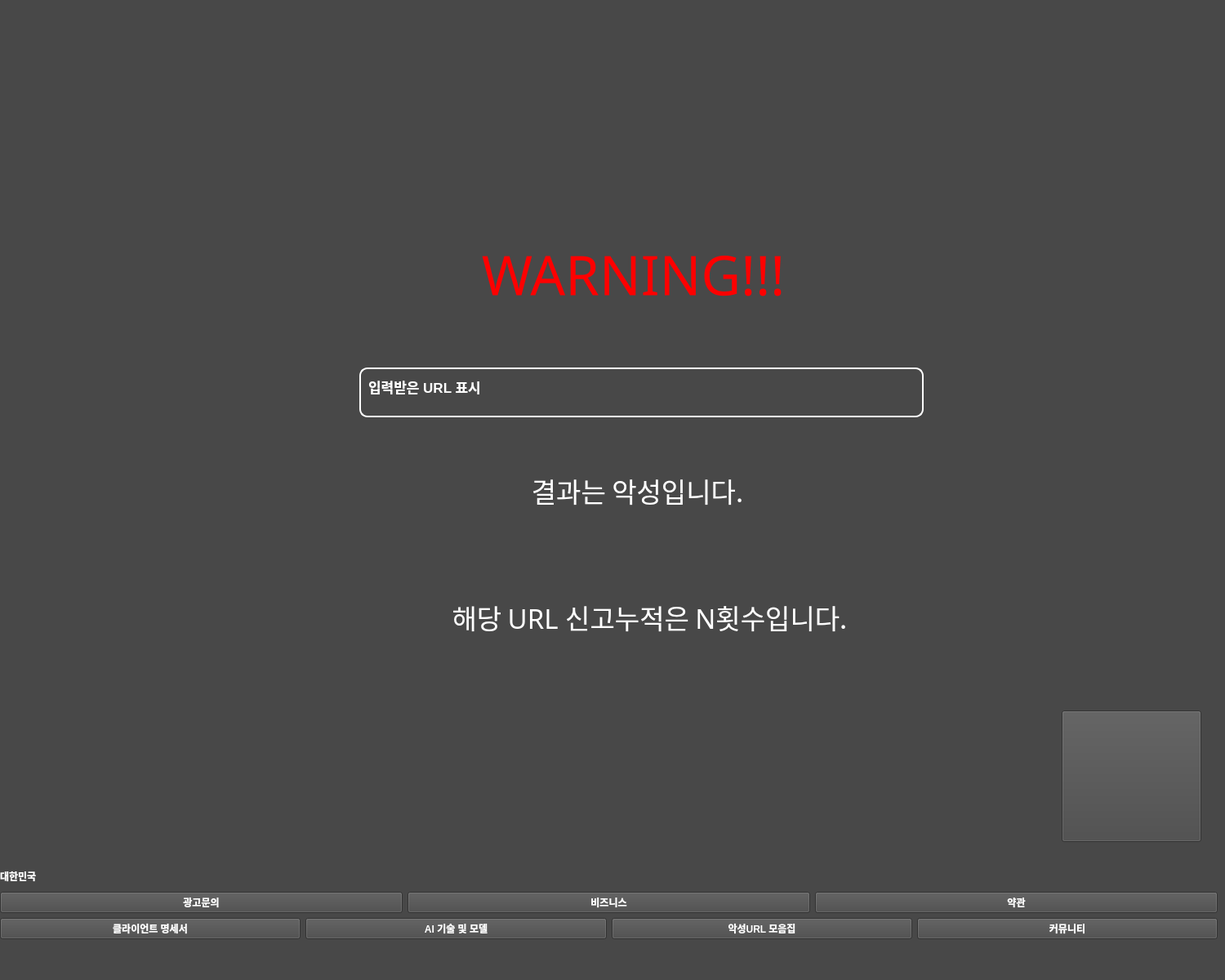
<?xml version="1.0" encoding="UTF-8"?>
<ui version="4.0">
 <class>MainWindow</class>
 <widget class="QMainWindow" name="MainWindow">
  <property name="geometry">
   <rect>
    <x>0</x>
    <y>0</y>
    <width>1500</width>
    <height>1200</height>
   </rect>
  </property>
  <property name="windowTitle">
   <string>WARNING</string>
  </property>
  <property name="windowIcon">
   <iconset>
    <normaloff>해골.jpg</normaloff>해골.jpg</iconset>
  </property>
  <property name="styleSheet">
   <string notr="true">background-color: rgb(72, 72, 72);</string>
  </property>
  <widget class="QWidget" name="centralwidget">
   <widget class="QLabel" name="label">
    <property name="geometry">
     <rect>
      <x>480</x>
      <y>260</y>
      <width>591</width>
      <height>151</height>
     </rect>
    </property>
    <property name="font">
     <font>
      <family>Javanese Text</family>
      <pointsize>50</pointsize>
      <weight>50</weight>
      <bold>false</bold>
     </font>
    </property>
    <property name="styleSheet">
     <string notr="true">color: rgb(255, 0, 0);</string>
    </property>
    <property name="text">
     <string>WARNING!!!</string>
    </property>
    <property name="alignment">
     <set>Qt::AlignCenter</set>
    </property>
   </widget>
   <widget class="QPlainTextEdit" name="plainTextEdit">
    <property name="geometry">
     <rect>
      <x>440</x>
      <y>450</y>
      <width>691</width>
      <height>61</height>
     </rect>
    </property>
    <property name="font">
     <font>
      <pointsize>13</pointsize>
      <weight>75</weight>
      <bold>true</bold>
     </font>
    </property>
    <property name="styleSheet">
     <string notr="true">color: rgb(255, 255, 255);
border: 2px solid white;
border-radius: 10px;     
padding: 5px;</string>
    </property>
    <property name="plainText">
     <string>입력받은 URL 표시</string>
    </property>
    <property name="placeholderText">
     <string>입력받은 URL 표시</string>
    </property>
   </widget>
   <widget class="QLabel" name="label_2">
    <property name="geometry">
     <rect>
      <x>520</x>
      <y>530</y>
      <width>521</width>
      <height>141</height>
     </rect>
    </property>
    <property name="font">
     <font>
      <family>Javanese Text</family>
      <pointsize>25</pointsize>
      <weight>50</weight>
      <bold>false</bold>
     </font>
    </property>
    <property name="layoutDirection">
     <enum>Qt::LeftToRight</enum>
    </property>
    <property name="styleSheet">
     <string notr="true">color: rgb(255, 255, 255);</string>
    </property>
    <property name="text">
     <string>결과는 악성입니다.</string>
    </property>
    <property name="alignment">
     <set>Qt::AlignCenter</set>
    </property>
   </widget>
   <widget class="QLabel" name="label_3">
    <property name="geometry">
     <rect>
      <x>380</x>
      <y>680</y>
      <width>831</width>
      <height>151</height>
     </rect>
    </property>
    <property name="font">
     <font>
      <family>Javanese Text</family>
      <pointsize>25</pointsize>
      <weight>50</weight>
      <bold>false</bold>
     </font>
    </property>
    <property name="layoutDirection">
     <enum>Qt::LeftToRight</enum>
    </property>
    <property name="styleSheet">
     <string notr="true">color: rgb(255, 255, 255);</string>
    </property>
    <property name="text">
     <string>해당 URL 신고누적은 N횟수입니다.</string>
    </property>
    <property name="alignment">
     <set>Qt::AlignCenter</set>
    </property>
   </widget>
   <widget class="QWidget" name="verticalLayoutWidget">
    <property name="geometry">
     <rect>
      <x>0</x>
      <y>1060</y>
      <width>1491</width>
      <height>90</height>
     </rect>
    </property>
    <layout class="QVBoxLayout" name="verticalLayout">
     <item>
      <widget class="QLabel" name="label_4">
       <property name="font">
        <font>
         <weight>75</weight>
         <bold>true</bold>
         <underline>false</underline>
        </font>
       </property>
       <property name="styleSheet">
        <string notr="true">color: rgb(255, 255, 255);</string>
       </property>
       <property name="text">
        <string>대한민국</string>
       </property>
      </widget>
     </item>
     <item>
      <layout class="QHBoxLayout" name="horizontalLayout_2">
       <item>
        <widget class="QPushButton" name="pushButton_8">
         <property name="font">
          <font>
           <weight>75</weight>
           <bold>true</bold>
          </font>
         </property>
         <property name="styleSheet">
          <string notr="true">color: rgb(255, 255, 255);</string>
         </property>
         <property name="text">
          <string>광고문의</string>
         </property>
        </widget>
       </item>
       <item>
        <widget class="QPushButton" name="pushButton_7">
         <property name="font">
          <font>
           <weight>75</weight>
           <bold>true</bold>
          </font>
         </property>
         <property name="styleSheet">
          <string notr="true">color: rgb(255, 255, 255);</string>
         </property>
         <property name="text">
          <string>비즈니스</string>
         </property>
        </widget>
       </item>
       <item>
        <widget class="QPushButton" name="pushButton_5">
         <property name="font">
          <font>
           <weight>75</weight>
           <bold>true</bold>
          </font>
         </property>
         <property name="styleSheet">
          <string notr="true">color: rgb(255, 255, 255);</string>
         </property>
         <property name="text">
          <string>약관</string>
         </property>
        </widget>
       </item>
      </layout>
     </item>
     <item>
      <layout class="QHBoxLayout" name="horizontalLayout">
       <item>
        <widget class="QPushButton" name="pushButton_4">
         <property name="font">
          <font>
           <weight>75</weight>
           <bold>true</bold>
          </font>
         </property>
         <property name="styleSheet">
          <string notr="true">color: rgb(255, 255, 255);</string>
         </property>
         <property name="text">
          <string>클라이언트 명세서</string>
         </property>
        </widget>
       </item>
       <item>
        <widget class="QPushButton" name="pushButton_3">
         <property name="font">
          <font>
           <weight>75</weight>
           <bold>true</bold>
          </font>
         </property>
         <property name="styleSheet">
          <string notr="true">color: rgb(255, 255, 255);</string>
         </property>
         <property name="text">
          <string>AI 기술 및 모델</string>
         </property>
        </widget>
       </item>
       <item>
        <widget class="QPushButton" name="pushButton_2">
         <property name="font">
          <font>
           <weight>75</weight>
           <bold>true</bold>
          </font>
         </property>
         <property name="styleSheet">
          <string notr="true">color: rgb(255, 255, 255);</string>
         </property>
         <property name="text">
          <string>악성URL 모음집</string>
         </property>
        </widget>
       </item>
       <item>
        <widget class="QPushButton" name="pushButton">
         <property name="font">
          <font>
           <weight>75</weight>
           <bold>true</bold>
          </font>
         </property>
         <property name="styleSheet">
          <string notr="true">color: rgb(255, 255, 255);</string>
         </property>
         <property name="text">
          <string>커뮤니티</string>
         </property>
        </widget>
       </item>
      </layout>
     </item>
    </layout>
   </widget>
   <widget class="QPushButton" name="pushButton_6">
    <property name="geometry">
     <rect>
      <x>1300</x>
      <y>870</y>
      <width>171</width>
      <height>161</height>
     </rect>
    </property>
    <property name="text">
     <string/>
    </property>
    <property name="icon">
     <iconset>
      <normaloff>home.png</normaloff>home.png</iconset>
    </property>
    <property name="iconSize">
     <size>
      <width>150</width>
      <height>150</height>
     </size>
    </property>
   </widget>
   <zorder>plainTextEdit</zorder>
   <zorder>label</zorder>
   <zorder>label_2</zorder>
   <zorder>label_3</zorder>
   <zorder>verticalLayoutWidget</zorder>
   <zorder>pushButton_6</zorder>
  </widget>
  <widget class="QMenuBar" name="menubar">
   <property name="geometry">
    <rect>
     <x>0</x>
     <y>0</y>
     <width>1500</width>
     <height>22</height>
    </rect>
   </property>
  </widget>
  <widget class="QStatusBar" name="statusbar"/>
 </widget>
 <resources/>
 <connections/>
</ui>
